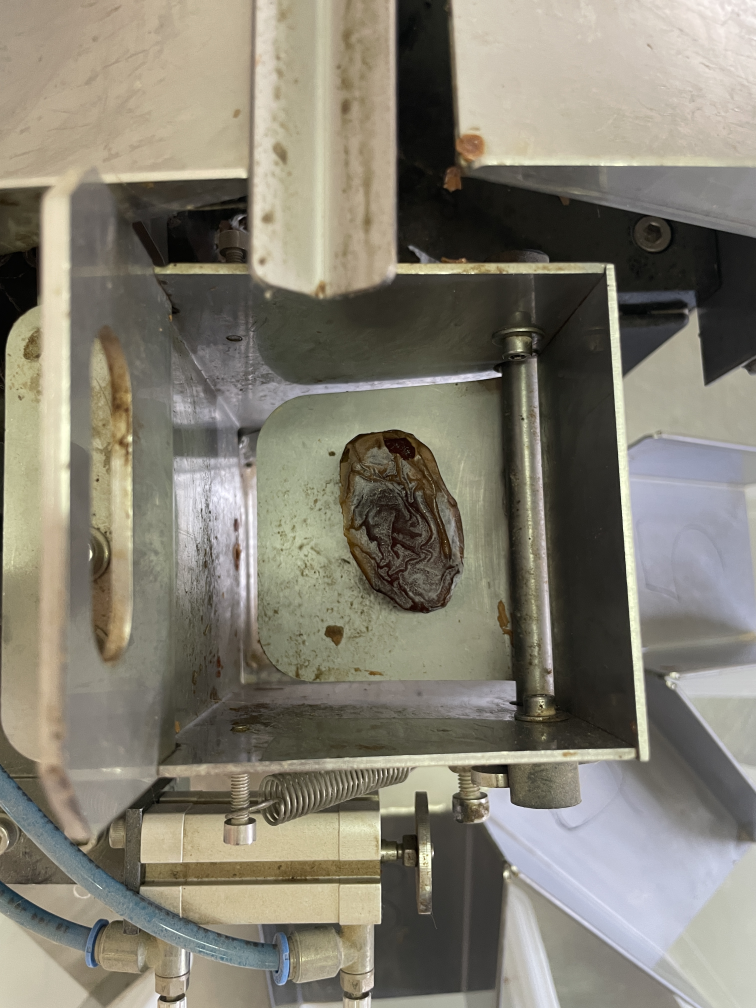
#> input picture tutorials/assets/blistered_date.JPG, 3024 x 4032 px, found by its file name (shown at 1/4 size)
$ python contours.py
#> lines starting #> are read from the running program, lines starting #| are printed output that depends on the picture; after the words box and inside, x2 and y2 are one past the last pixel; in counts of white or black regions, pixels touching at a corner belong together
import cv2
import numpy as np

# Let's load a simple image with 3 black squares
image = cv2.imread('C:\\Workspace\\Projects\\DatesProject\\DateIQP\\tutorials\\assets\\blistered_date.jpg')
#> image is the input picture: shape (4032, 3024, 3); mean B, G, R 114, 127.2, 131.6
image = cv2.resize(image, (800,800))
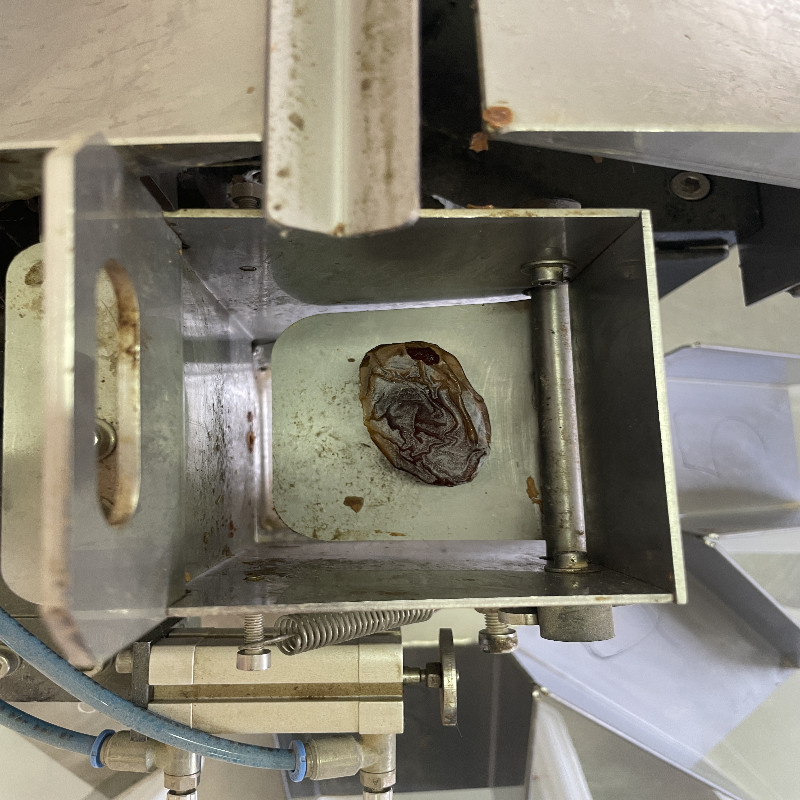
#> image: shape (800, 800, 3); mean B, G, R 113.9, 127.1, 131.5

image = cv2.GaussianBlur(image, (5,5), 0)


# Grayscale
gray = cv2.cvtColor(image, cv2.COLOR_BGR2GRAY)
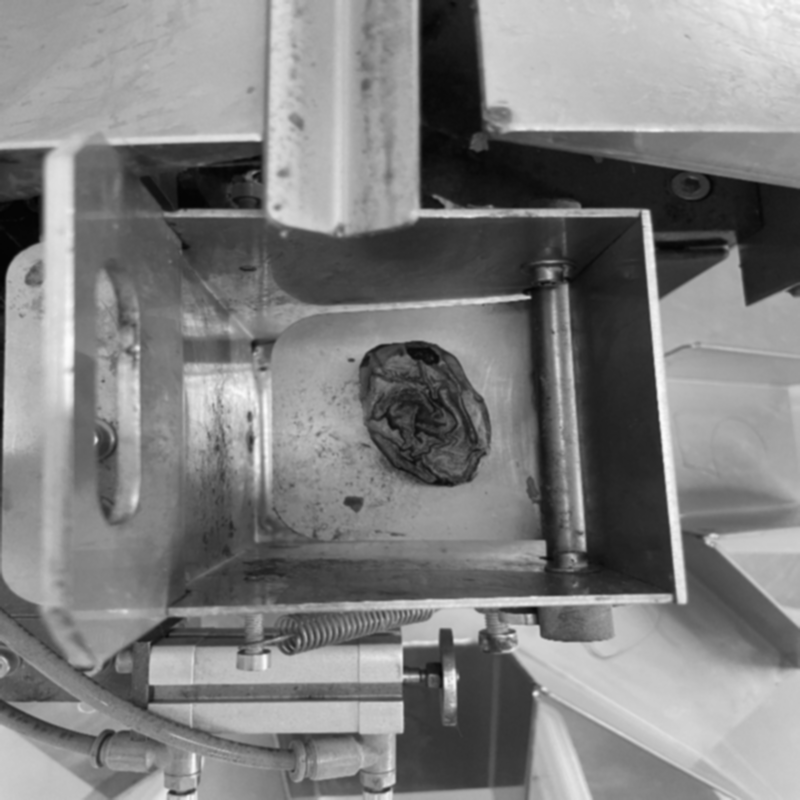
#> gray: shape (800, 800); min 3, max 252, mean 126.9

# Find Canny edges
edges = cv2.Canny(gray, 100, 200)
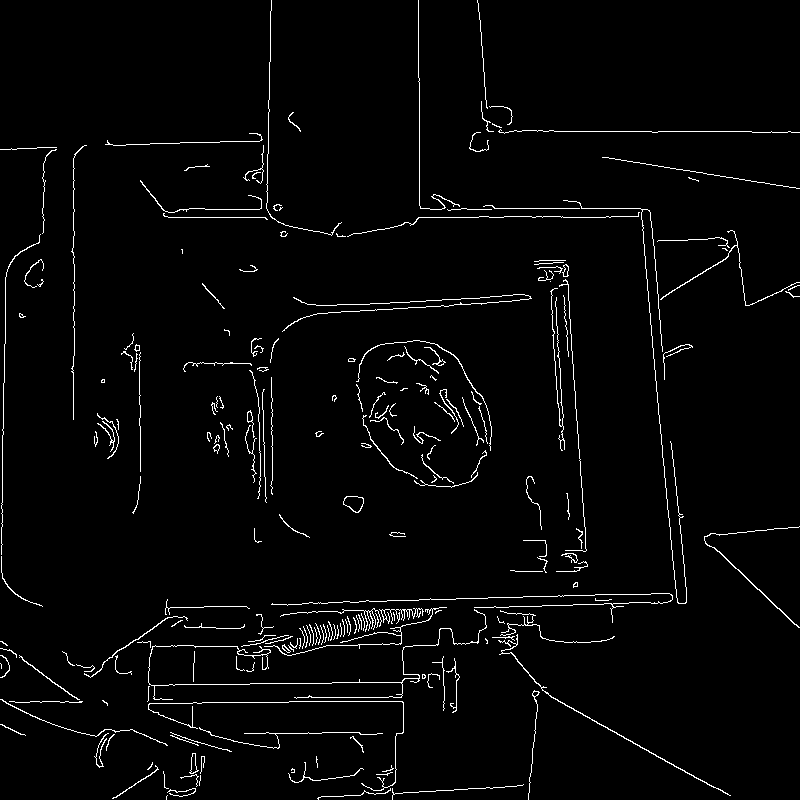
#> edges: shape (800, 800); 2.6% white in thin lines or dots
cv2.waitKey(0)

# Finding Contours
# Use a copy of the image e.g. edged.copy()
# since findContours alters the image
contours, hierarchy = cv2.findContours(edges, cv2.RETR_EXTERNAL, cv2.CHAIN_APPROX_NONE)
#> contours = 217 contours, 187 with area under 20; largest, box (x1, y1, x2, y2) and area: (343, 496, 364, 513) 234, (498, 634, 731, 796) 146, (704, 526, 800, 628) 87, (189, 753, 199, 774) 86, (660, 230, 800, 306) 62

#> (the run stopped early here; a loop or call above may not have finished)

$ run again, with tutorials/assets/blank.jpg copied over tutorials/assets/blistered_date.JPG
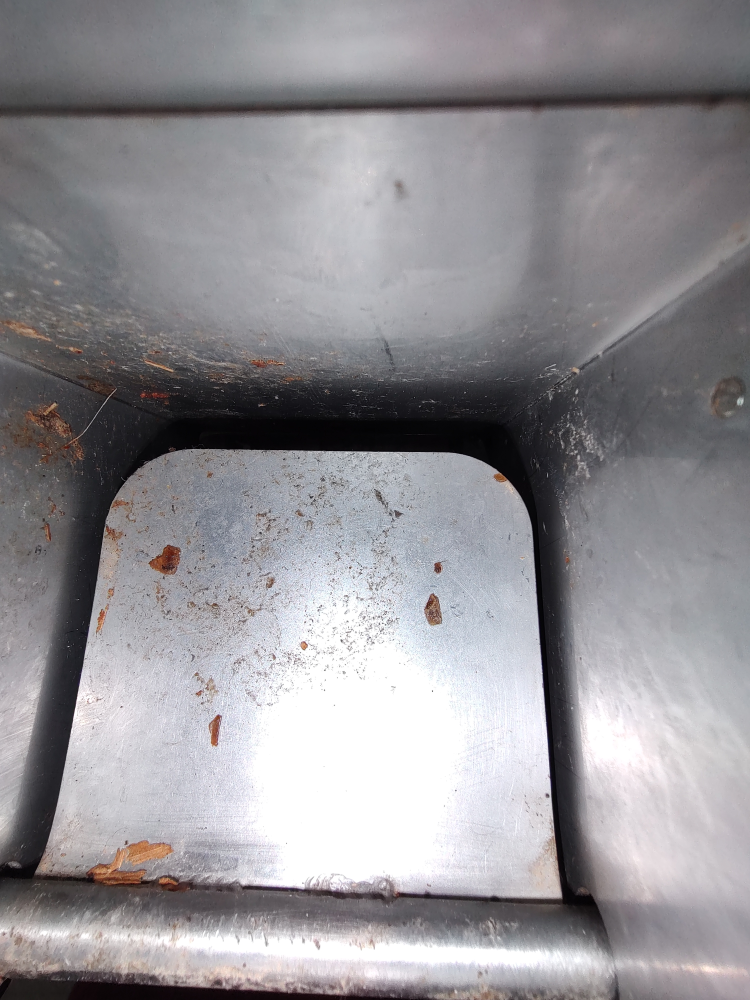
#> input picture tutorials/assets/blank.jpg, 3000 x 4000 px, found by its file name (shown at 1/4 size)
#> image is the input picture: shape (4000, 3000, 3); mean B, G, R 149.4, 145.4, 147.6
#> `image = cv2.resize(image, (800,800))`:
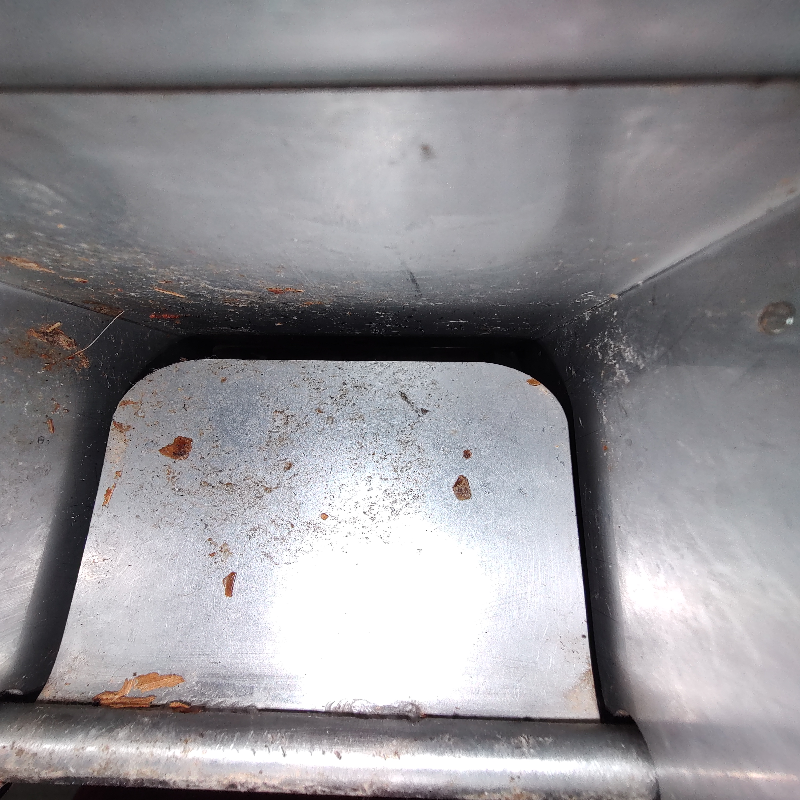
#> image: shape (800, 800, 3); mean B, G, R 149.4, 145.4, 147.6
#> `edges = cv2.Canny(gray, 100, 200)`:
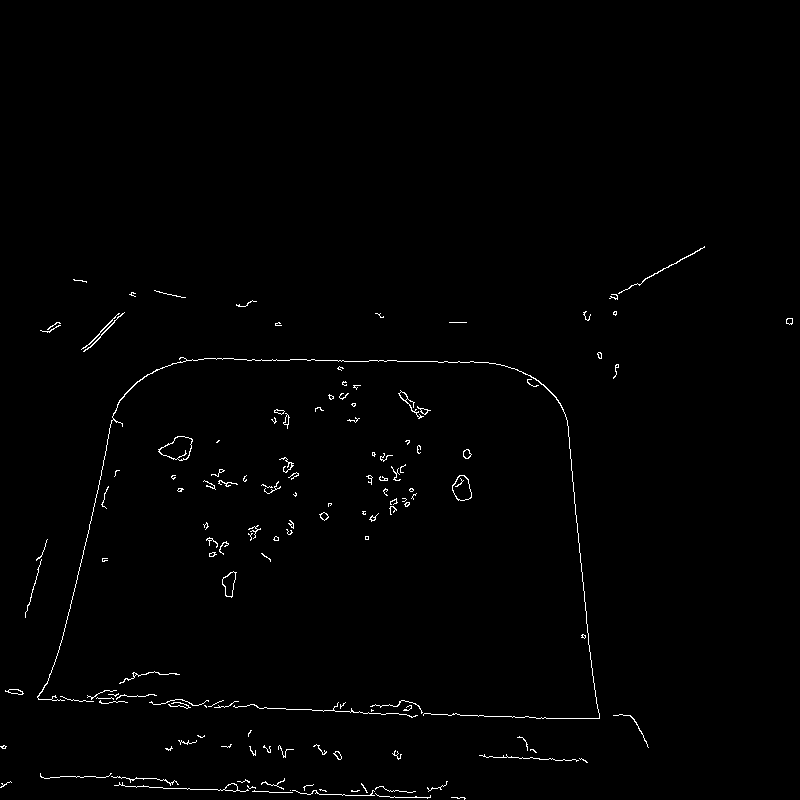
#> edges: shape (800, 800); 0.89% white in thin lines or dots, all inside (x1, y1, x2, y2) = (0, 246, 793, 800)
#> contours = 138 contours, 120 with area under 20; largest, box (x1, y1, x2, y2) and area: (158, 436, 193, 461) 529, (452, 475, 472, 501) 354, (222, 571, 237, 598) 218, (37, 357, 600, 719) 92, (114, 782, 249, 792) 78

$ run again, with tutorials/assets/date.jpg copied over tutorials/assets/blistered_date.JPG
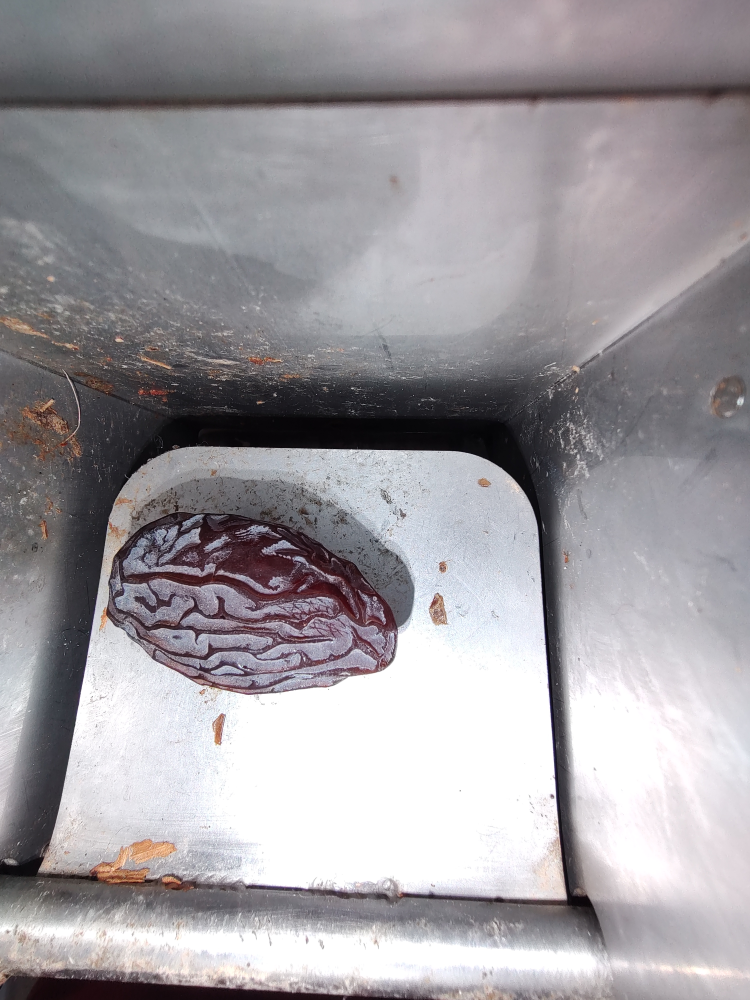
#> input picture tutorials/assets/date.jpg, 3000 x 4000 px, found by its file name (shown at 1/4 size)
#> image is the input picture: shape (4000, 3000, 3); mean B, G, R 160, 155.7, 159.4
#> `gray = cv2.cvtColor(image, cv2.COLOR_BGR2GRAY)`:
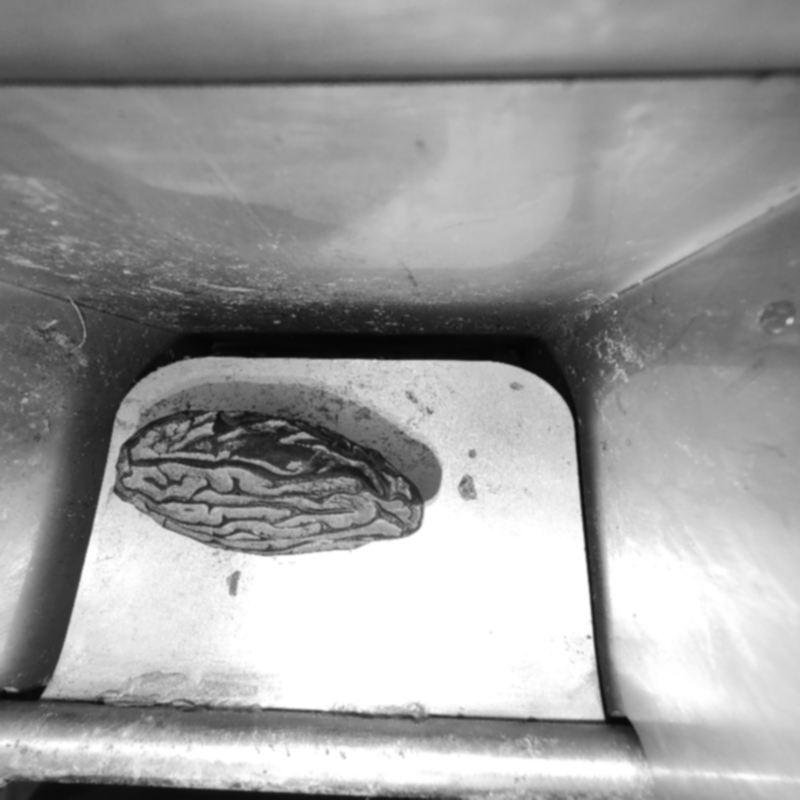
#> gray: shape (800, 800); min 4, max 255, mean 157.3
#> `edges = cv2.Canny(gray, 100, 200)`:
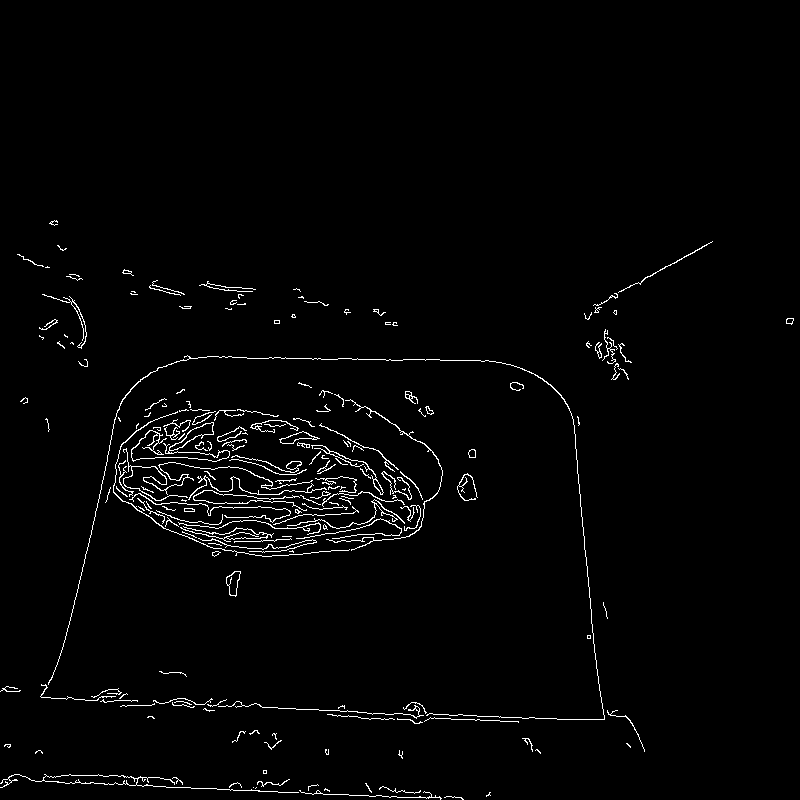
#> edges: shape (800, 800); 1.9% white in thin lines or dots, all inside (x1, y1, x2, y2) = (0, 220, 794, 800)
#> contours = 198 contours, 165 with area under 20; largest, box (x1, y1, x2, y2) and area: (0, 774, 299, 793) 708, (131, 422, 230, 462) 426, (226, 571, 241, 597) 220, (279, 431, 320, 444) 200, (311, 445, 384, 495) 99

$ run again, with tutorials/assets/normal_date.JPG copied over tutorials/assets/blistered_date.JPG
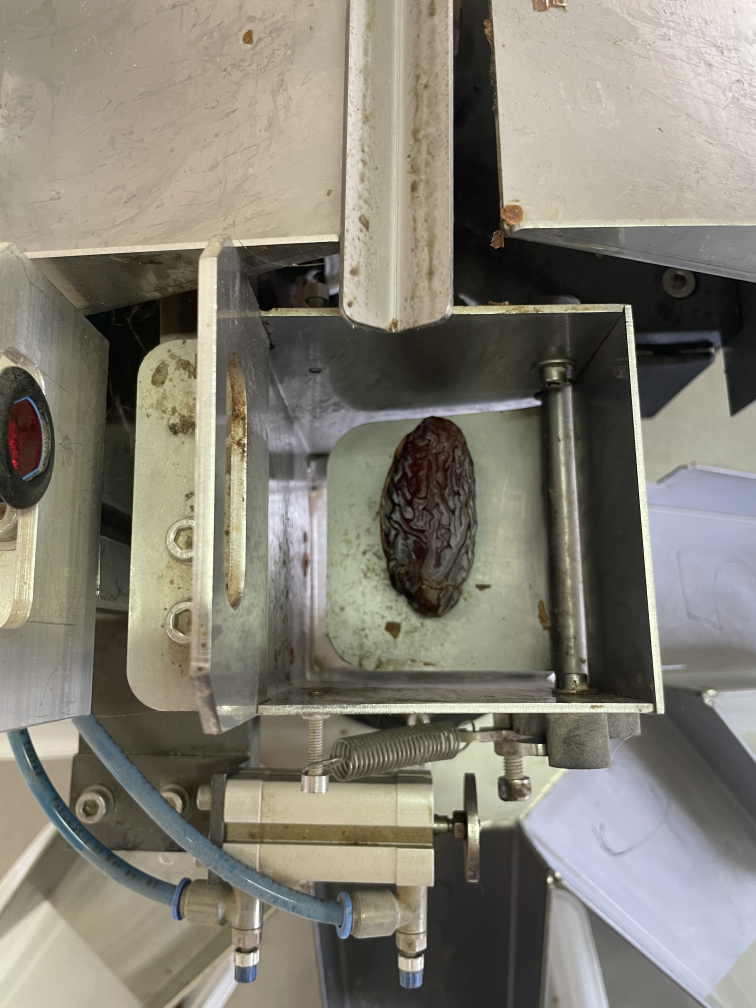
#> input picture tutorials/assets/normal_date.JPG, 3024 x 4032 px, found by its file name (shown at 1/4 size)
#> image is the input picture: shape (4032, 3024, 3); mean B, G, R 115.5, 127.6, 131.5
#> `gray = cv2.cvtColor(image, cv2.COLOR_BGR2GRAY)`:
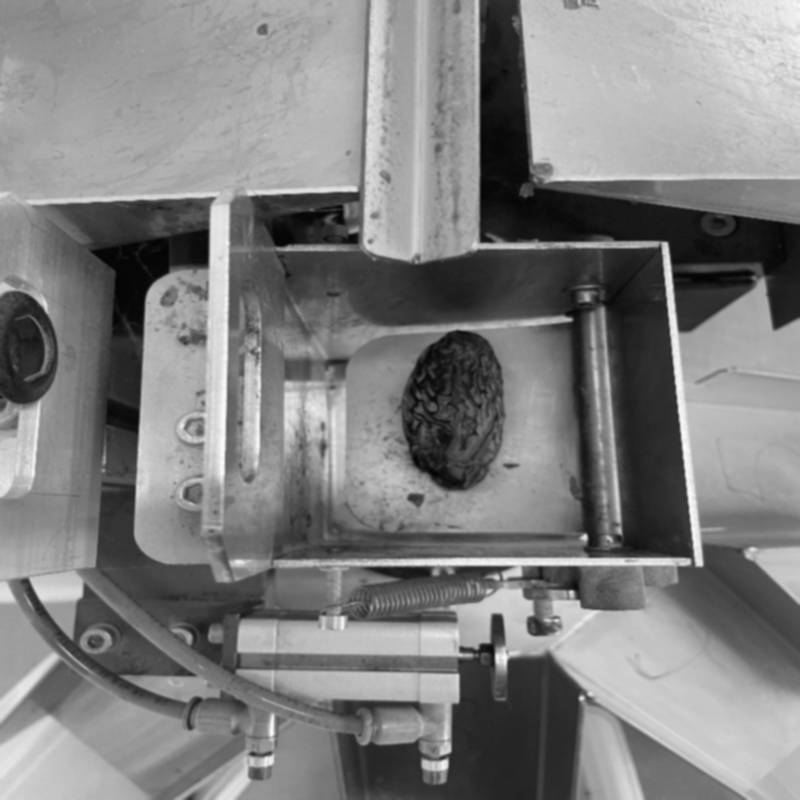
#> gray: shape (800, 800); min 4, max 251, mean 127.3
#> `edges = cv2.Canny(gray, 100, 200)`:
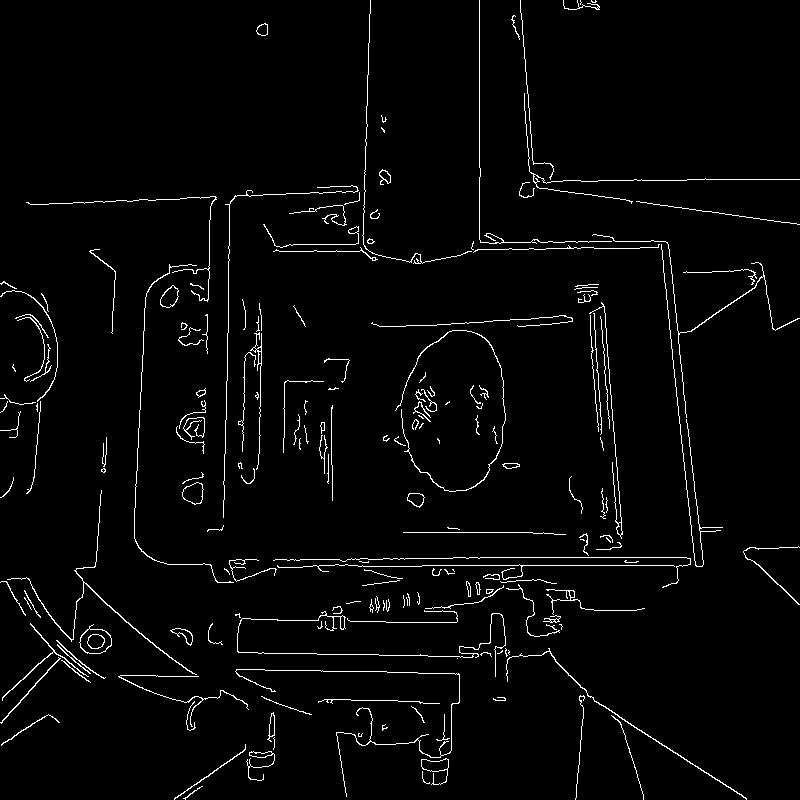
#> edges: shape (800, 800); 2.7% white in thin lines or dots
#> contours = 191 contours, 147 with area under 20; largest, box (x1, y1, x2, y2) and area: (79, 624, 112, 654) 630, (182, 482, 204, 505) 333, (421, 758, 449, 785) 271, (160, 285, 179, 308) 266, (407, 493, 425, 508) 166
